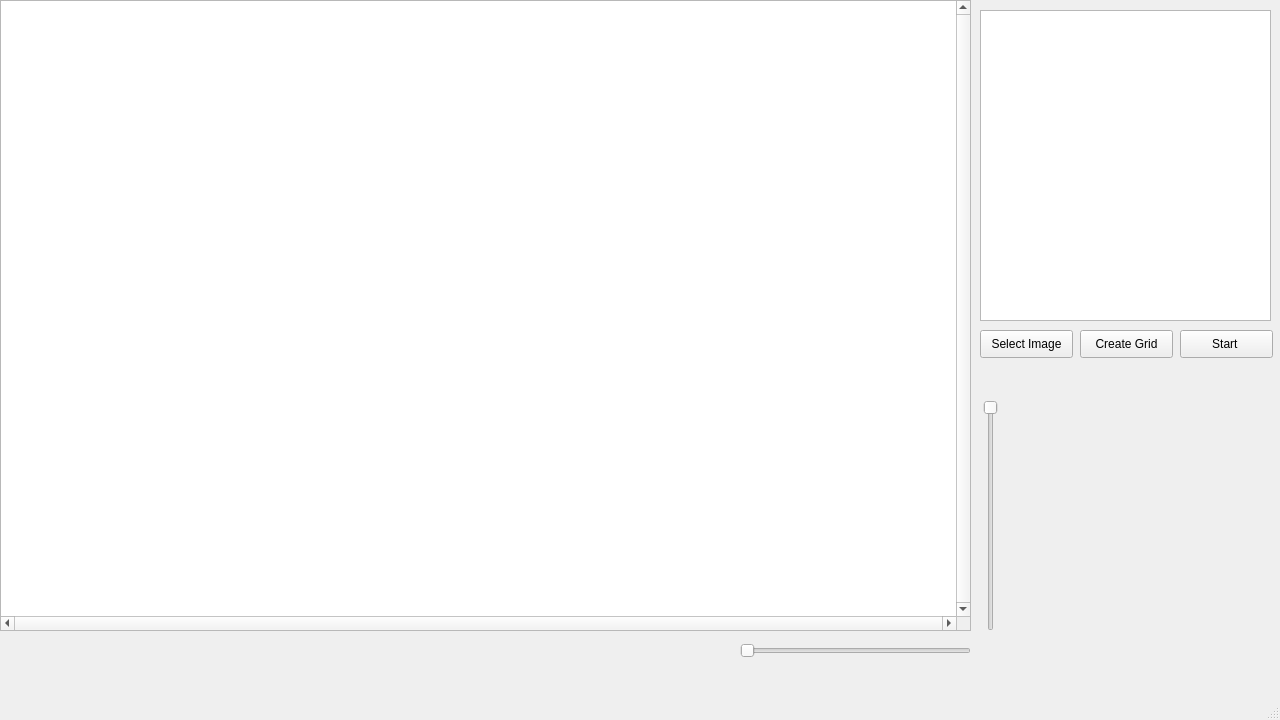
<?xml version="1.0" encoding="UTF-8"?>
<ui version="4.0">
 <class>MainWindow</class>
 <widget class="QMainWindow" name="MainWindow">
  <property name="geometry">
   <rect>
    <x>0</x>
    <y>0</y>
    <width>1280</width>
    <height>720</height>
   </rect>
  </property>
  <property name="windowTitle">
   <string>MainWindow</string>
  </property>
  <widget class="QWidget" name="centralwidget">
   <widget class="QTextBrowser" name="outputDisplay">
    <property name="geometry">
     <rect>
      <x>980</x>
      <y>10</y>
      <width>291</width>
      <height>311</height>
     </rect>
    </property>
   </widget>
   <widget class="QPushButton" name="changeImage">
    <property name="geometry">
     <rect>
      <x>980</x>
      <y>330</y>
      <width>93</width>
      <height>28</height>
     </rect>
    </property>
    <property name="text">
     <string>Select Image</string>
    </property>
   </widget>
   <widget class="QPushButton" name="startPointCount">
    <property name="geometry">
     <rect>
      <x>1180</x>
      <y>330</y>
      <width>93</width>
      <height>28</height>
     </rect>
    </property>
    <property name="text">
     <string>Start </string>
    </property>
    <property name="flat">
     <bool>false</bool>
    </property>
   </widget>
   <widget class="QPushButton" name="createGrid">
    <property name="geometry">
     <rect>
      <x>1080</x>
      <y>330</y>
      <width>93</width>
      <height>28</height>
     </rect>
    </property>
    <property name="text">
     <string>Create Grid</string>
    </property>
   </widget>
   <widget class="QLabel" name="imageSize">
    <property name="geometry">
     <rect>
      <x>980</x>
      <y>370</y>
      <width>281</width>
      <height>21</height>
     </rect>
    </property>
    <property name="autoFillBackground">
     <bool>false</bool>
    </property>
    <property name="alignment">
     <set>Qt::AlignLeading|Qt::AlignLeft|Qt::AlignVCenter</set>
    </property>
   </widget>
   <widget class="QGraphicsView" name="imageDisplay">
    <property name="geometry">
     <rect>
      <x>0</x>
      <y>0</y>
      <width>971</width>
      <height>631</height>
     </rect>
    </property>
    <property name="verticalScrollBarPolicy">
     <enum>Qt::ScrollBarAlwaysOn</enum>
    </property>
    <property name="horizontalScrollBarPolicy">
     <enum>Qt::ScrollBarAlwaysOn</enum>
    </property>
    <property name="sizeAdjustPolicy">
     <enum>QAbstractScrollArea::AdjustToContentsOnFirstShow</enum>
    </property>
   </widget>
   <widget class="QSlider" name="verticalSlider">
    <property name="enabled">
     <bool>true</bool>
    </property>
    <property name="geometry">
     <rect>
      <x>980</x>
      <y>400</y>
      <width>22</width>
      <height>231</height>
     </rect>
    </property>
    <property name="orientation">
     <enum>Qt::Vertical</enum>
    </property>
    <property name="invertedAppearance">
     <bool>true</bool>
    </property>
   </widget>
   <widget class="QSlider" name="horizontalSlider">
    <property name="enabled">
     <bool>true</bool>
    </property>
    <property name="geometry">
     <rect>
      <x>740</x>
      <y>640</y>
      <width>231</width>
      <height>22</height>
     </rect>
    </property>
    <property name="orientation">
     <enum>Qt::Horizontal</enum>
    </property>
   </widget>
  </widget>
  <widget class="QMenuBar" name="menubar">
   <property name="geometry">
    <rect>
     <x>0</x>
     <y>0</y>
     <width>1280</width>
     <height>26</height>
    </rect>
   </property>
  </widget>
  <widget class="QStatusBar" name="statusbar"/>
 </widget>
 <resources/>
 <connections/>
</ui>
